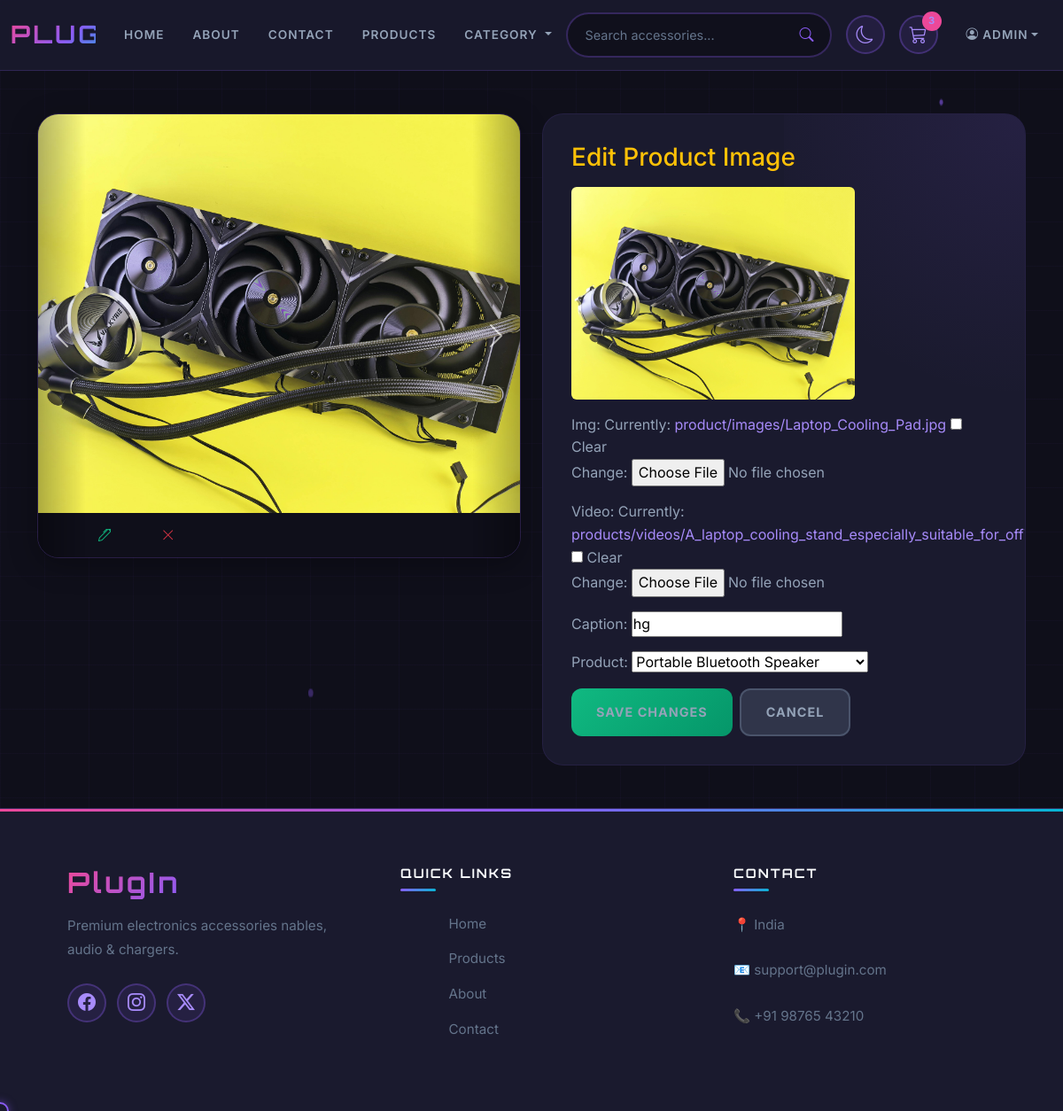
/products/image/edit/1 (signed in), run on the app's committed database.
### products/models.py (models this page shows, shortened)
class ProductImage(models.Model):
    img = models.ImageField(upload_to='product/images/', blank=True, null=True)
    video = models.FileField(upload_to='products/videos', blank=True, null=True)
    caption = models.CharField(max_length=200, blank=True)
    product = models.ForeignKey(Product,
                                on_delete=models.CASCADE,
                                related_name='images')
    created_at = models.DateTimeField(auto_now_add=True)
    updated_at = models.DateTimeField(auto_now=True)

### products/views.py (the view, shortened to what this page needs)
# urls.py: path('image/edit/<int:pk>',EditProductImage.as_view(), name='edit_pro_image'),
class EditProductImage(UpdateView):
    model = ProductImage
    template_name = 'products/image_edit.html'
    fields = '__all__'
    context_object_name = 'image'
    def get_context_data(self, **kwargs):
        context = super().get_context_data(**kwargs)
        context['product'] = self.object.product
        return context

### products/models.py (called while the page is built)
    def __str__(self):
        return self.title

### templates/products/image_edit.html (shortened to what this page needs)
{% extends 'base/base.html' %}
{% block content %}
<section id="product-detail-section" class="container py-5">
    <div class="row g-4 align-items-start">
        <div class="col-lg-6">
            {% include 'products/includes/productImageCarousel.html' %}
        </div>
        <div class="col-lg-6">
            <div class="product-info">
                <h3 class="mb-3 text-warning">
                    Edit Product Image
                </h3>
                <img src="{{ image.img.url }}" class="img-fluid rounded mb-3"
                    style="max-height: 240px; object-fit: contain;" alt="Current Image">
                <form method="post" enctype="multipart/form-data">
                    {{ form.as_p }}
                    <div class="d-flex gap-2 mt-3">
                        <button type="submit" class="btn btn-success">
                            Save Changes
                        </button>
                        <a href="{% url 'product_details' image.product.pk %}" class="btn btn-secondary">
                            Cancel
                        </a>
                    </div>
                </form>
            </div>
        </div>
    </div>
</section>
{% endblock %}

### templates/base/includes/header.html (shortened to what this page needs)
<nav class="navbar navbar-expand-lg tech-navbar">
    <div class="container-fluid">
        <a class="navbar-brand" href="{% url 'home_page' %}"><span>PlugIn</span></a>
        <div class="collapse navbar-collapse" id="navbarSupportedContent">
            <ul class="navbar-nav me-auto mb-2 mb-lg-0">
                <li class="nav-item">
                    <a class="nav-link {% if current_page == 'home' %}active{% endif %}"
                        href="{% url 'home_page' %}">Home</a>
                </li>
                <li class="nav-item">
                    <a class="nav-link {% if current_page == 'about' %}active{% endif %}"
                        href="{% url 'about_page' %}">About</a>
                </li>
                <li class="nav-item">
                    <a class="nav-link {% if current_page == 'contact' %}active{% endif %}"
                        href="{% url 'contact_page' %}">Contact</a>
                </li>
                <li class="nav-item">
                    <a class="nav-link {% if current_page == 'products' %}active{% endif %}"
                        href="{% url 'products' %}">Products</a>
                </li>
                <li class="nav-item dropdown mega-dropdown">
                    <a class="nav-link dropdown-toggle" href="#" data-bs-toggle="dropdown">
                        Category
                    </a>
                </li>
            </ul>
            <section class="form-section">
                <form class="search-box" role="search" method="get" action="{% url 'search_products' %}">
                    <input name="q" value="{{ query }}" type="search" placeholder="Search accessories..." />
                    <i class="bi bi-search"></i>
                </form>
                <button class="theme-toggle" id="themeToggle">
                    <i class="bi bi-moon"></i>
                </button>
                <a href="#" class="cart-icon">
                    <i class="bi bi-cart3"></i>
                    <span class="cart-badge">3</span>
                </a>
                <ul class="navbar-nav ms-auto align-items-center">
                    <li class="nav-item dropdown">
                        <a class="nav-link dropdown-toggle d-flex align-items-center" href="#"
                            data-bs-toggle="dropdown">
                            <i class="bi bi-person-circle me-1"></i>
                            {% if user.is_authenticated %}
                                {{user.username.capitalize}}
                            {% else %}
                                Hi User !
                            {% endif %}
                        </a>
                    </li>
                </ul>
            </section>
        </div>
    </div>
</nav>

### templates/products/includes/productImageCarousel.html (shortened to what this page needs)
<div id="productImageCarousel" class="carousel slide product-carousel" data-bs-ride="carousel">
    {% if product.images.filter.exists %}
    <div class="carousel-inner">
        {% for media in product.images.all %}
        {% if media.img %}
        <div class="carousel-item {% if forloop.first %}active{% endif %}">
            <img src="{{ media.img.url }}" class="d-block w-100" alt="{{ media.caption }}">
            <div class="carousel-actions edit-del-btn">
                <a href="{% url 'edit_pro_image' media.pk %}" class="btn btn-light edit">
                    <i class="bi bi-pen"></i>
                </a>
                <a href="{% url 'del_pro_image' media.pk %}" class="btn btn-light delete text-danger">
                    <i class="bi bi-x-lg"></i>
                </a>
            </div>
        </div>
        {% endif %}
        {% endfor %}
    </div>
    <button class="carousel-control-prev" type="button" data-bs-target="#productImageCarousel" data-bs-slide="prev">
        <span class="carousel-control-prev-icon"></span>
    </button>
    <button class="carousel-control-next" type="button" data-bs-target="#productImageCarousel" data-bs-slide="next">
        <span class="carousel-control-next-icon"></span>
    </button>
    {% endif %}
</div>

### data on the page
ProductImage: img (picture), caption "hg", product "Portable Bluetooth Speaker"

### other printed values
{{ user.username.capitalize }} "ADMIN"
